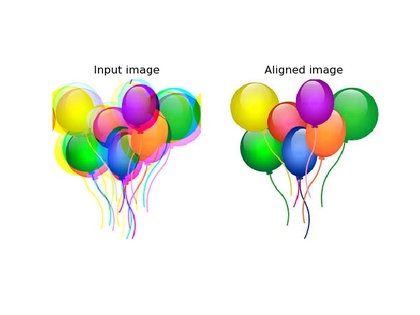
%> input picture Hw01/code/balloon.jpeg, 420 x 315 px, shrunk from 640 x 480 before the run
$ octave evalDemosaicing.m   (GNU Octave 9; MATLAB toolbox functions it lacks are replaced by stand-ins)
%> lines starting %> are read from the running program, lines starting %| are printed output that depends on the picture
### Hw01/code/runDemosaicing.m
function [error, output, pixelError] = runDemosaicing(imageName, method, display)
% RUNDEMOSAICING simulates mosaicing and demosaicing
%   [ERROR, OUTPUT, PIXELERROR] = RUNDEMOSAICING(IMAGENAME, METHOD,
%   DISPLAY) computes the ERROR, demosaiced image OUPUT and the PIXELERROR
%   by applying interpolation METHOD on the mosaiced images. The input RGB
%   image is read and sampled using the BAYER pattern using the function
%   MOSAICIMAGE. If DISPLAY is set then the outputs are shown as
%   visualization.
%
% This code is part of:
%
%   CMPSCI 370: Computer Vision, Spring 2017
%   University of Massachusetts, Amherst
%   Instructor: Subhransu Maji
%
%   Homework 1: Color images

% If no display is passed then set it to false
if nargin < 3
    display = false;
end

% Load ground truth image
srcImage = imread(imageName);

% Convert to double
gt = im2double(srcImage);

% Create a mosaiced image
input = mosaicImage(gt);

% Compute a demosaced image
output = demosaicImage(input, method);

% Sanity check
assert(all(size(gt) == size(output)));

% Compute error
pixelError = abs(gt - output);
error = mean(mean(mean(pixelError)));

% Visualize errors if display is set
if display
    figure(1); clf;
    subplot(1,3,1); imagesc(gt)                  ; axis image off; title('Image');
    subplot(1,3,2); imagesc(output)              ; axis image off; title('Output');
    subplot(1,3,3); imagesc(max(pixelError,[],4)); axis image off; title('Error max');
    pause(1);
end

### Hw01/code/mosaicImage.m
function mosim = mosaicImage(im)
% MOSAICIMAGE computes the mosaic of an image.
%   MOSIM = MOSAICIMAGE(IM) computes the response of the image under a
%   Bayer filter. Given an image IM = NxMx3, the output is a NxM image
%   where the R,G,B channels are sampled according to RGRG on the top left.
%
% This code is part of:
%
%   CMPSCI 370: Computer Vision, Fall 2014
%   University of Massachusetts, Amherst
%   Instructor: Subhransu Maji
%
%   Homework 1: Color images

[imageHeight, imageWidth, numChanels] = size(im);
assert(numChanels == 3); % Check that it is a color image
mosim = im;

### Hw01/code/demosaicImage.m
function output = demosaicImage(im, method)
% DEMOSAICIMAGE computes the color image from mosaiced input
%   OUTPUT = DEMOSAICIMAGE(IM, METHOD) computes a demosaiced OUTPUT from
%   the input IM. Various interpolation METHOD can be used such as
%   'baseline', 'nn'
%
% Author: Subhransu Maji
% Copyright 2014

switch lower(method)
    case 'baseline'
        output = demosaicBaseline(im);
    case 'nn'
        output = demosaicNN(im);         % Implement this
end

%--------------------------------------------------------------------------
%                          Baseline demosacing algorithm.
%                          The algorithm replaces missing values with the
%                          mean of each color channel.
%--------------------------------------------------------------------------
function mosim = demosaicBaseline(im)
mosim = repmat(im, [1 1 3]); % Create an image by stacking the input
[imageHeight, imageWidth] = size(im);

% Red channel (odd rows and columns);
redValues = im(1:2:imageHeight, 1:2:imageWidth);
meanValue = mean(mean(redValues));
mosim(:,:,1) = meanValue;
mosim(1:2:imageHeight, 1:2:imageWidth,1) = im(1:2:imageHeight, 1:2:imageWidth);

% Blue channel (even rows and colums);
blueValues = im(2:2:imageHeight, 2:2:imageWidth);
meanValue = mean(mean(blueValues));
mosim(:,:,3) = meanValue;
mosim(2:2:imageHeight, 2:2:imageWidth,3) = im(2:2:imageHeight, 2:2:imageWidth);

% Green channel (remaining places)
% We will first create a mask for the green pixels (+1 green, -1 not green)
mask = ones(imageHeight, imageWidth);
mask(1:2:imageHeight, 1:2:imageWidth) = -1;
mask(2:2:imageHeight, 2:2:imageWidth) = -1;
greenValues = mosim(mask > 0);
meanValue = mean(greenValues);
% For the green pixels we copy the value
greenChannel = im;
greenChannel(mask < 0) = meanValue;
mosim(:,:,2) = greenChannel;

function mosim = demosaicNN(im)
mosim = demosaicBaseline(im); %replace this with your implementation

### Hw01/code/evalDemosaicing.m
% Entry code for evaluating demosaicing algorithms
% The code loops over all images and methods, computes the error and
% displays them in a table.
%
%
% This code is part of:
%
%   CMPSCI 370: Computer Vision, Spring 2017
%   University of Massachusetts, Amherst
%   Instructor: Subhransu Maji
%
%   Homework 1


% Path to your data directory
dataDir = fullfile('..','data','demosaic');

% Path to your output directory
outDir = fullfile('..','output','demosaic');
mkdir(outDir)

% List of images
imageNames = {'balloon.jpeg',	'cat.jpg',	'ip.jpg','puppy.jpg','squirrel.jpg', ...
              'pencils.jpg',	'house.png', 'light.png', 'sails.png', 'tree.jpeg'};
numImages = length(imageNames);

% List of methods you have to implement
methods = {'baseline', 'nn'}; % add other methods to this list
numMethods = length(methods);

% Global variables
display = false;
error = zeros(numImages, numMethods);

% Loop over methods and print results
fprintf([repmat('-',[1 50]),'\n']);
fprintf('# \t image \t')
for i = 1:numMethods
    fprintf('\t %s', methods{i});
end
fprintf('\n');

fprintf([repmat('-',[1 50]),'\n']);
for i = 1:numImages,
    fprintf('%i \t %s ', i, imageNames{i});
    for j = 1:numMethods,
        thisImage = fullfile(dataDir, imageNames{i});
        thisMethod = methods{j};
        [error(i,j), colorIm] = runDemosaicing(thisImage, thisMethod, display);
%> in runDemosaicing, srcImage is the input picture: size 315x420x3 uint8; mean R, G, B 236.6, 236.9, 229.5
%> in demosaicBaseline, `redValues = im(1:2:imageHeight, 1:2:imageWidth);`:
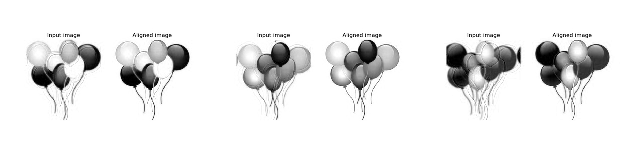
%> redValues: size 158x630 double; min 0, max 1, mean 0.919
%> in demosaicBaseline, `meanValue = mean(mean(redValues));`: meanValue = 0.919
%> in demosaicBaseline, `blueValues = im(2:2:imageHeight, 2:2:imageWidth);`:
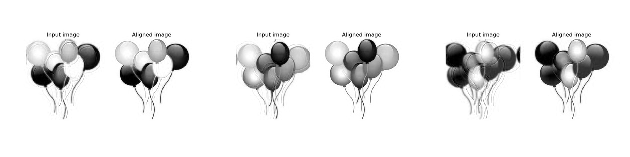
%> blueValues: size 157x630 double; min 0, max 1, mean 0.919
%> in demosaicBaseline, `mask(1:2:imageHeight, 1:2:imageWidth) = -1;`:
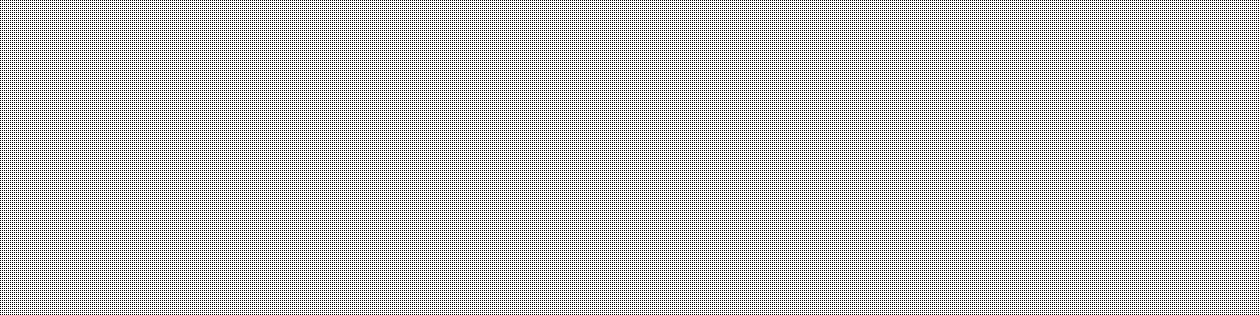
%> mask: size 315x1260 double; values -1 (black) and 1 (white), 74.9% white; black in thin lines or dots
%> in demosaicBaseline, `mask(2:2:imageHeight, 2:2:imageWidth) = -1;`:
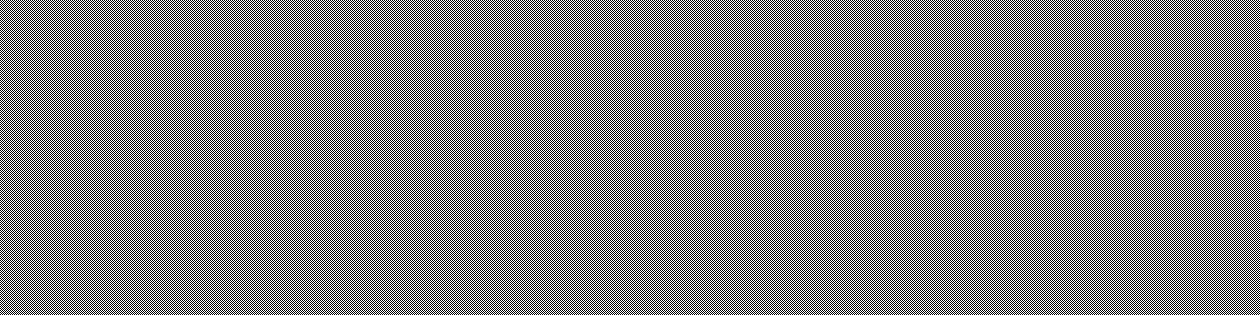
%> mask: size 315x1260 double; values -1 (black) and 1 (white), 50% white in thin lines or dots
%> in demosaicBaseline, `meanValue = mean(greenValues);`: meanValue = 0.306
%> in demosaicBaseline, `greenChannel(mask < 0) = meanValue;`:
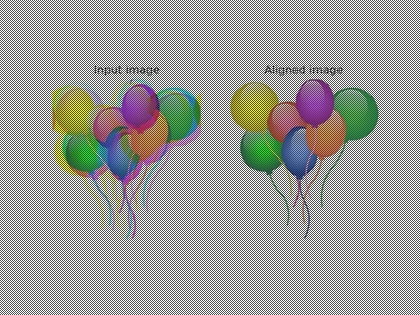
%> greenChannel: size 315x420x3 double; mean R, G, B 0.617, 0.618, 0.603
%> the run ends on the next line
